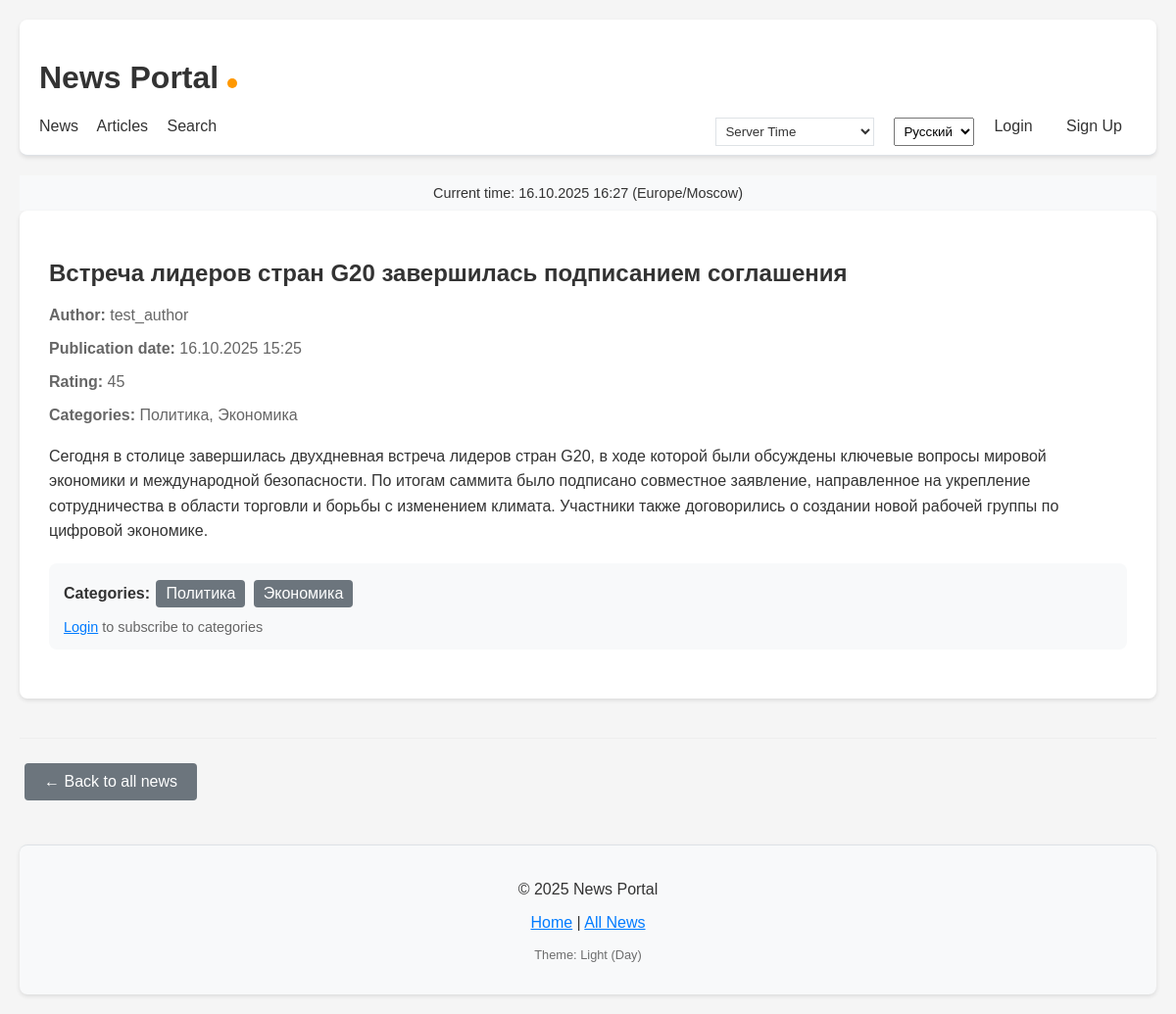
The app's page /news/news/1/ with its own data.
### news/models.py (models this page shows, shortened)
class Post(models.Model):
    ARTICLE = 'AR'
    NEWS = 'NW'
    POST_TYPES = [
        (ARTICLE, _('Article')),
        (NEWS, _('News')),
    ]
    author = models.ForeignKey(
        Author,
        on_delete=models.CASCADE,
        verbose_name=_('Author')
    )
    post_type = models.CharField(
        max_length=2,
        choices=POST_TYPES,
        verbose_name=_('Post type')
    )
    created_at = models.DateTimeField(
        auto_now_add=True,
        verbose_name=_('Created at')
    )
    updated_at = models.DateTimeField(
        auto_now=True,
        verbose_name=_('Updated at')
    )
    categories = models.ManyToManyField(
        Category,
        through='PostCategory',
        verbose_name=_('Categories'),
        blank=True  # Добавляем blank=True
    )
    title = models.CharField(
        max_length=200,
        verbose_name=_('Title')
    )
    content = models.TextField(verbose_name=_('Content'))
    rating = models.IntegerField(
        default=0,
        verbose_name=_('Rating')
    )
    is_published = models.BooleanField(
        default=True,
        verbose_name=_('Is published')
    )
    class Meta:
        verbose_name = _('Post')
        verbose_name_plural = _('Posts')
        ordering = ['-created_at']

class Author(models.Model):
    user = models.OneToOneField(User, on_delete=models.CASCADE, verbose_name=_('User'))
    rating = models.IntegerField(default=0, verbose_name=_('Rating'))
    class Meta:
        verbose_name = _('Author')
        verbose_name_plural = _('Authors')

class Category(models.Model):
    name = models.CharField(max_length=100, unique=True, verbose_name=_('Name'))
    subscribers = models.ManyToManyField(
        User,
        through='Subscription',
        related_name='subscribed_categories',
        blank=True,
        verbose_name=_('Subscribers')
    )
    class Meta:
        verbose_name = _('Category')
        verbose_name_plural = _('Categories')

### news/views.py (the view)
# urls.py: path('news/<int:pk>/', views.NewsDetail.as_view(), name='news_detail'),
class NewsDetail(DetailView):
    model = Post
    template_name = 'news/news_detail.html'
    context_object_name = 'news'
    def get_context_data(self, **kwargs):
        context = super().get_context_data(**kwargs)
        context['current_time'] = timezone.now()
        context['timezones'] = COMMON_TIMEZONES
        return context

### news/context_processors.py (called while the page is built)
def timezone_context(request):
    return {
        'current_time': timezone.now(),
        'timezones': pytz.common_timezones,
    }

def user_groups(request):
    return {
        'is_author': request.user.groups.filter(name='authors').exists() if request.user.is_authenticated else False
    }

### templates/news/news_detail.html (shortened to what this page needs)
{% extends 'default.html' %}
{% load censor_filters %}
{% load i18n %}
{% block content %}
<div style="max-width: 1200px; margin: 0 auto;">
    <article class="news-detail">
        <h1>{{ news.title|censor }}</h1>
        <div class="news-meta" style="color: #666; margin-bottom: 20px;">
            <p><strong>{% trans "Author:" %}</strong>
                {% if news.author and news.author.user %}
                    {{ news.author.user.username }}
                {% else %}
                    {% trans "Unknown" %}
                {% endif %}
            </p>
            <p><strong>{% trans "Publication date:" %}</strong> {{ news.created_at|date:"d.m.Y H:i" }}</p>
            <p><strong>{% trans "Rating:" %}</strong> {{ news.rating }}</p>
            {% if news.categories.all %}
            <p><strong>{% trans "Categories:" %}</strong>
                {% for category in news.categories.all %}
                    {{ category.name }}{% if not forloop.last %}, {% endif %}
                {% endfor %}
            </p>
            {% endif %}
        </div>
        <div class="news-content" style="line-height: 1.6; font-size: 16px;">
            {{ news.content|linebreaks|censor }}
        </div>
        {% if news.categories.all %}
        <div class="categories" style="margin: 20px 0; padding: 15px; background: #f8f9fa; border-radius: 8px;">
            <strong>{% trans "Categories:" %}</strong>
            {% for category in news.categories.all %}
            <span class="badge" style="background: #6c757d; color: white; padding: 5px 10px; border-radius: 4px; margin: 2px; display: inline-block;">
                {{ category.name }}
            </span>
            {% endfor %}
            {% if not user.is_authenticated %}
            <div style="margin-top: 10px; font-size: 0.9em; color: #666;">
                <a href="{% url 'account_login' %}">{% trans "Login" %}</a> {% trans "to subscribe to categories" %}
            </div>
            {% endif %}
        </div>
        {% endif %}
    </article>
    <div class="navigation" style="margin-top: 40px; padding-top: 20px; border-top: 1px solid #eee;">
        <a href="{% url 'news_list' %}" class="btn btn-secondary">
            ← {% trans "Back to all news" %}
        </a>
    </div>
</div>
{% endblock %}

### static/css/style.css (style rules this page uses)
body { font-family: Arial, sans-serif; margin: 0; padding: 20px; background-color: #f5f5f5; }

### templates/news/news_detail.html (style rules this page uses)
.btn { display: inline-block; padding: 10px 20px; margin: 5px; text-decoration: none; border-radius: 4px; border: none; cursor: pointer; transition: all 0.3s ease; }
.btn-secondary { background: #6c757d; color: white; }
.news-detail { background: white; padding: 30px; border-radius: 8px; box-shadow: 0 2px 4px rgba(0,0,0,0.1); }
.badge { transition: all 0.3s ease; }

### records on screen
Post: title|censor "Встреча лидеров стран G20 завершилась подписанием соглашения", author.user.username "test_author", created_at "16.10.2025 15:25", rating "45", content|censor "Сегодня в столице завершилась двухдневная встреча лидеров стран G20, в ходе которой были обсуждены ключевые вопросы мировой экономики и международной безопасности. По итогам саммита было подписано совместное заявление, направленное на укрепление сотрудничества в области торговли и борьбы с изменением климата. Участники также договорились о создании новой рабочей группы по цифровой экономике."
Category: name "Политика"
Category: name "Экономика"

### other values on screen
{{ TIME_ZONE|default:"UTC" }} "Europe/Moscow"
